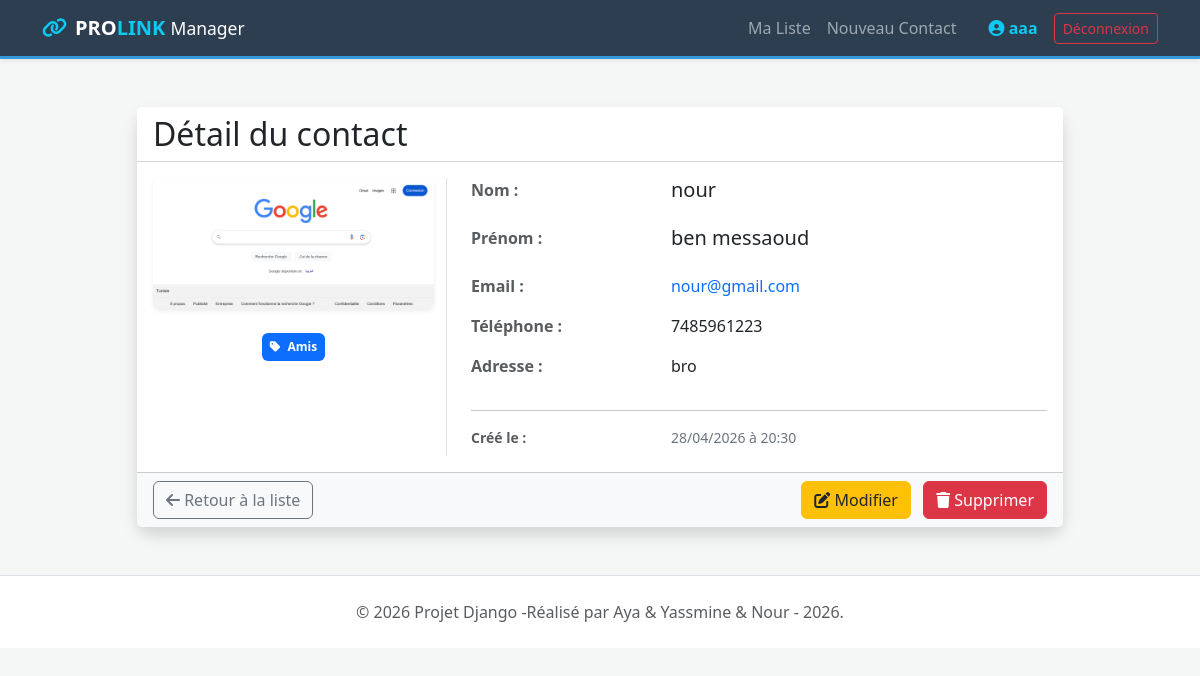
/13/ (signed in), run on the app's committed database.
### contacts/models.py (models this page shows, shortened)
class Contact(models.Model):
    owner = models.ForeignKey(User, on_delete=models.CASCADE, related_name="contacts")
    nom = models.CharField(max_length=100)
    prenom = models.CharField(max_length=100)
    email = models.EmailField()
    telephone = models.CharField(max_length=20)
    adresse = models.TextField(blank=True, null=True)
    image = models.ImageField(upload_to='contacts_pics/', default='default.png')
    category = models.ForeignKey(Category, on_delete=models.SET_NULL, null=True)
    date_ajout = models.DateTimeField(auto_now_add=True)

class Category(models.Model):
    name = models.CharField(max_length=100)
    def __str__(self):
        return self.name

### contacts/views.py (the view)
# urls.py: path('<int:pk>/', views.ContactDetailView.as_view(), name='detail'),
class ContactDetailView(LoginRequiredMixin, DetailView):
    model = Contact
    template_name = 'contacts/contact_detail.html'
    context_object_name = 'contact'

### contacts/templates/contacts/contact_detail.html
{% extends 'contacts/base.html' %}
{% block content %}
<div class="row justify-content-center">
    <div class="col-md-10">
        <div class="card shadow">
            <div class="card-header bg-white">
                <h2 class="mb-0">Détail du contact</h2>
            </div>
            <div class="card-body">
                <div class="row">
                    <div class="col-md-4 text-center border-end">
                        {% if contact.image %}
                            <img src="{{ contact.image.url }}" alt="{{ contact.prenom }}" class="img-fluid rounded shadow-sm mb-3" style="max-height: 250px; width: 100%; object-fit: cover;">
                        {% else %}
                            <div class="bg-light rounded d-flex align-items-center justify-content-center mb-3" style="height: 250px;">
                                <i class="fas fa-user fa-5x text-secondary"></i>
                            </div>
                            <p class="text-muted small">Aucune photo disponible</p>
                        {% endif %}
                        <div class="mt-2">
                            <span class="badge {% if contact.category.nom == 'Amis' %}bg-warning text-dark{% elif contact.category.nom == 'Famille' %}bg-success{% else %}bg-primary{% endif %} p-2">
                                <i class="fas fa-tag me-1"></i> {{ contact.category|default:"Général" }}
                            </span>
                        </div>
                    </div>
                    <div class="col-md-8 ps-md-4">
                        <div class="row mb-3">
                            <div class="col-sm-4 fw-bold text-muted">Nom :</div>
                            <div class="col-sm-8 h5">{{ contact.nom }}</div>
                        </div>
                        <div class="row mb-3">
                            <div class="col-sm-4 fw-bold text-muted">Prénom :</div>
                            <div class="col-sm-8 h5">{{ contact.prenom }}</div>
                        </div>
                        <div class="row mb-3">
                            <div class="col-sm-4 fw-bold text-muted">Email :</div>
                            <div class="col-sm-8">
                                <a href="mailto:{{ contact.email }}" class="text-decoration-none">
                                    {{ contact.email|default:"Non renseigné" }}
                                </a>
                            </div>
                        </div>
                        <div class="row mb-3">
                            <div class="col-sm-4 fw-bold text-muted">Téléphone :</div>
                            <div class="col-sm-8">{{ contact.telephone|default:"Non renseigné" }}</div>
                        </div>
                        <div class="row mb-3">
                            <div class="col-sm-4 fw-bold text-muted">Adresse :</div>
                            <div class="col-sm-8">{{ contact.adresse|default:"Non renseignée"|linebreaks }}</div>
                        </div>
                        <hr>
                        <div class="row mb-2">
                            <div class="col-sm-4 fw-bold text-muted small">Créé le :</div>
                            <div class="col-sm-8 small text-secondary">
                                {{ contact.date_ajout|date:"d/m/Y à H:i" }}
                            </div>
                        </div>
                    </div>
                </div>
            </div>
            <div class="card-footer bg-light">
                <div class="d-flex justify-content-between">
                    <a href="{% url 'contacts:list' %}" class="btn btn-outline-secondary">
                        <i class="fas fa-arrow-left"></i> Retour à la liste
                    </a>
                    <div>
                        <a href="{% url 'contacts:edit' contact.pk %}" class="btn btn-warning text-dark">
                            <i class="fas fa-edit"></i> Modifier
                        </a>
                        <a href="{% url 'contacts:delete' contact.pk %}" class="btn btn-danger ms-2">
                            <i class="fas fa-trash"></i> Supprimer
                        </a>
                    </div>
                </div>
            </div>
        </div>
    </div>
</div>
{% endblock %}

### contacts/templates/contacts/base.html (shortened to what this page needs)
<!DOCTYPE html>
<html lang="fr">
<head>
    <link href="https://cdn.jsdelivr.net/npm/bootstrap@5.3.0/dist/css/bootstrap.min.css" rel="stylesheet">
    <link rel="stylesheet" href="https://cdnjs.cloudflare.com/ajax/libs/font-awesome/6.4.0/css/all.min.css">
</head>
<body>
    <nav class="navbar navbar-expand-lg navbar-dark bg-dark shadow-sm">
        <div class="container">
            <a class="navbar-brand fw-bold" href="{% url 'contacts:home' %}">
            <i class="fas fa-link text-info me-2"></i>PRO<span class="text-info">LINK</span> <small class="fw-light">Manager</small>
            </a>
            <div class="collapse navbar-collapse" id="navbarNav">
                <ul class="navbar-nav ms-auto align-items-center">
                    {% if user.is_authenticated %}
                        <li class="nav-item">
                            <a class="nav-link" href="{% url 'contacts:list' %}">Ma Liste</a>
                        </li>
                        <li class="nav-item">
                            <a class="nav-link" href="{% url 'contacts:add' %}">Nouveau Contact</a>
                        </li>
                        <li class="nav-item ms-lg-4">
                            <span class="navbar-text text-info fw-bold me-3">
                                <i class="fas fa-user-circle"></i> {{ user.username }}
                            </span>
                        </li>
                        <li class="nav-item">
                            <form action="{% url 'logout' %}" method="post" class="d-inline">
                                <button type="submit" class="btn btn-sm btn-outline-danger">Déconnexion</button>
                            </form>
                        </li>
                    {% endif %}
                </ul>
            </div>
    </nav>
    <div class="container mt-5 main-container">
        {% block content %}
        {% endblock %}
    </div>
    <footer class="bg-white border-top py-4 mt-5">
        <div class="container text-center">
            <p class="text-muted mb-0">&copy; 2026 Projet Django -Réalisé par Aya & Yassmine & Nour - 2026.</p>
        </div>
    </footer>
</body>
</html>

### contacts/templates/contacts/base.html (style rules this page uses)
:root { --primary-color: #2c3e50; --accent-color: #3498db; }
body { background-color: #f4f7f6; font-family: 'Segoe UI', Tahoma, Geneva, Verdana, sans-serif; }
.navbar { background-color: var(--primary-color) !important; border-bottom: 3px solid var(--accent-color); }
.card { border: none; border-radius: 15px; transition: transform 0.2s; }

### data on the page
Contact: image (picture), category "Amis", nom "nour", prenom "ben messaoud", email "nour@gmail.com", telephone "7485961223", adresse "bro", date_ajout "28/04/2026 à 20:30"

### other printed values
{{ user.username }} "aaa"
